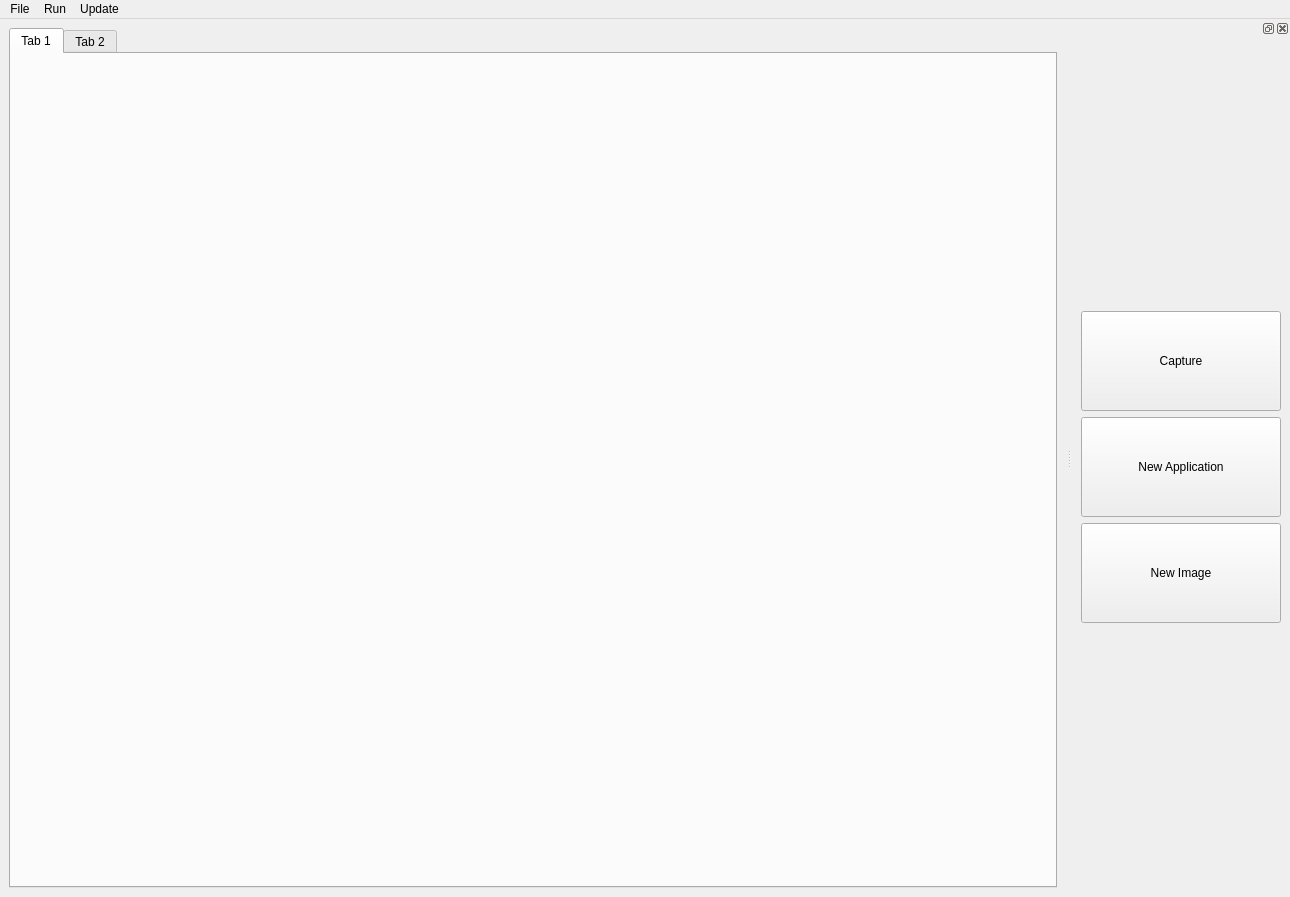
<?xml version="1.0" encoding="UTF-8"?>
<ui version="4.0">
 <class>MainWindow</class>
 <widget class="QMainWindow" name="MainWindow">
  <property name="geometry">
   <rect>
    <x>0</x>
    <y>0</y>
    <width>1290</width>
    <height>897</height>
   </rect>
  </property>
  <property name="windowTitle">
   <string>MainWindow</string>
  </property>
  <widget class="QWidget" name="centralwidget">
   <layout class="QVBoxLayout" name="verticalLayout">
    <item>
     <widget class="QTabWidget" name="tabWidget">
      <property name="currentIndex">
       <number>0</number>
      </property>
      <widget class="QWidget" name="tab">
       <attribute name="title">
        <string>Tab 1</string>
       </attribute>
       <layout class="QHBoxLayout" name="horizontalLayout_2">
        <item>
         <layout class="QHBoxLayout" name="horizontalLayout"/>
        </item>
       </layout>
      </widget>
      <widget class="QWidget" name="tab_2">
       <attribute name="title">
        <string>Tab 2</string>
       </attribute>
      </widget>
     </widget>
    </item>
   </layout>
  </widget>
  <widget class="QMenuBar" name="menubar">
   <property name="geometry">
    <rect>
     <x>0</x>
     <y>0</y>
     <width>1290</width>
     <height>21</height>
    </rect>
   </property>
   <widget class="QMenu" name="menuFile">
    <property name="title">
     <string>File</string>
    </property>
    <addaction name="actionOpen"/>
    <addaction name="actionSave"/>
    <addaction name="actionSave_As"/>
    <addaction name="actionClose"/>
   </widget>
   <widget class="QMenu" name="menuRun">
    <property name="title">
     <string>Run</string>
    </property>
    <addaction name="actionRun_Script"/>
   </widget>
   <widget class="QMenu" name="menuUpdate">
    <property name="title">
     <string>Update</string>
    </property>
    <addaction name="actionUpdate_Image_Scripter_2"/>
   </widget>
   <addaction name="menuFile"/>
   <addaction name="menuRun"/>
   <addaction name="menuUpdate"/>
  </widget>
  <widget class="QDockWidget" name="dockWidget">
   <attribute name="dockWidgetArea">
    <number>2</number>
   </attribute>
   <widget class="QWidget" name="dockWidgetContents">
    <layout class="QVBoxLayout" name="verticalLayout_3">
     <item>
      <layout class="QVBoxLayout" name="verticalLayout_2" stretch="0,0,0">
       <item>
        <widget class="QPushButton" name="pushButton_4">
         <property name="minimumSize">
          <size>
           <width>200</width>
           <height>100</height>
          </size>
         </property>
         <property name="text">
          <string>Capture</string>
         </property>
        </widget>
       </item>
       <item>
        <widget class="QPushButton" name="pushButton_5">
         <property name="minimumSize">
          <size>
           <width>200</width>
           <height>100</height>
          </size>
         </property>
         <property name="text">
          <string>New Application</string>
         </property>
        </widget>
       </item>
       <item>
        <widget class="QPushButton" name="pushButton_3">
         <property name="minimumSize">
          <size>
           <width>200</width>
           <height>100</height>
          </size>
         </property>
         <property name="text">
          <string>New Image</string>
         </property>
        </widget>
       </item>
      </layout>
     </item>
    </layout>
   </widget>
  </widget>
  <action name="actionUpdate">
   <property name="text">
    <string>Update</string>
   </property>
  </action>
  <action name="actionOpen">
   <property name="text">
    <string>Open</string>
   </property>
  </action>
  <action name="actionSave">
   <property name="text">
    <string>Save</string>
   </property>
  </action>
  <action name="actionClose">
   <property name="text">
    <string>Close</string>
   </property>
  </action>
  <action name="actionRun_Script">
   <property name="text">
    <string>Run Script</string>
   </property>
  </action>
  <action name="actionUpdate_Image_Scripter_2">
   <property name="text">
    <string>Update Image Scripter 2</string>
   </property>
  </action>
  <action name="actionSave_As">
   <property name="text">
    <string>Save As</string>
   </property>
  </action>
 </widget>
 <resources/>
 <connections/>
</ui>
